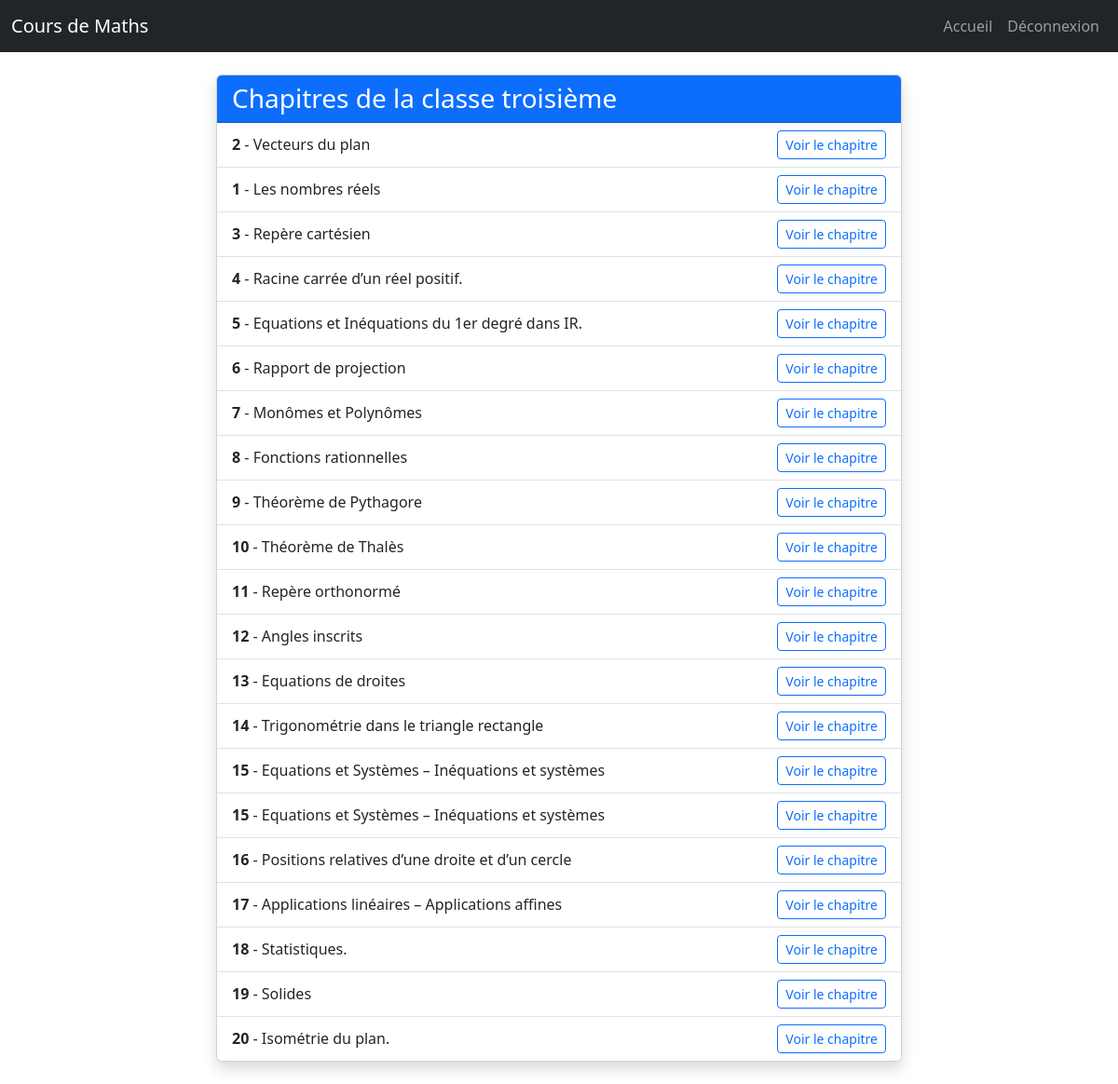
/eleves/classe/5/ (signed in), run on the app's committed database.
### cours_maths/models.py (models this page shows, shortened)
class Classe(models.Model):
    nom = models.CharField(max_length=100)

class Chapitre(models.Model):
    titre = models.CharField(max_length=200)
    numero = models.IntegerField()
    classe = models.ForeignKey(Classe, on_delete=models.CASCADE, related_name="chapitres")

### cours_maths/views.py (the view)
# urls.py: path('eleves/classe/<int:classe_id>/', views.liste_chapitres, name='liste_chapitres'),
def liste_chapitres(request, classe_id):
    classe = get_object_or_404(Classe, id=classe_id)
    chapitres = classe.chapitres.all()
    return render(request, 'cours_maths/chapitre.html', {'classe': classe, 'chapitres': chapitres})

### cours_maths/templates/cours_maths/chapitre.html (shortened to what this page needs)
    {% extends "cours_maths/base.html" %}
{% block content %}
<div class="row justify-content-center">
  <div class="col-md-8">
    <div class="card shadow mb-4">
      <div class="card-header bg-primary text-white">
        <h3 class="mb-0">Chapitres de la classe {{ classe.nom }}</h3>
      </div>
      <ul class="list-group list-group-flush">
        {% for chapitre in chapitres %}
          <li class="list-group-item d-flex justify-content-between align-items-center">
            <span>
              <strong>{{ chapitre.numero }}</strong> - {{ chapitre.titre }}
            </span>
            <a href="{% url 'chapitre_detail' chapitre.id %}" class="btn btn-outline-primary btn-sm">Voir le chapitre</a>
          </li>
        {% empty %}
          <li class="list-group-item text-center text-muted">Aucun chapitre disponible.</li>
        {% endfor %}
      </ul>
    </div>
  </div>
</div>
{% endblock %}

### data on the page
Classe: nom "troisième"
Chapitre: numero "2", titre "Vecteurs du plan"
Chapitre: numero "1", titre "Les nombres réels"
Chapitre: numero "3", titre "Repère cartésien"
Chapitre: numero "4", titre "Racine carrée d’un réel positif."
Chapitre: numero "5", titre "Equations et Inéquations du 1er degré dans IR."
Chapitre: numero "6", titre "Rapport de projection"
Chapitre: numero "7", titre "Monômes et Polynômes"
Chapitre: numero "8", titre "Fonctions rationnelles"
Chapitre: numero "9", titre "Théorème de Pythagore"
Chapitre: numero "10", titre "Théorème de Thalès"
Chapitre: numero "11", titre "Repère orthonormé"
Chapitre: numero "12", titre "Angles inscrits"
Chapitre: numero "13", titre "Equations de droites"
Chapitre: numero "14", titre "Trigonométrie dans le triangle rectangle"
Chapitre: numero "15", titre "Equations et Systèmes – Inéquations et systèmes"
Chapitre: numero "15", titre "Equations et Systèmes – Inéquations et systèmes"
Chapitre: numero "16", titre "Positions relatives d’une droite et d’un cercle"
Chapitre: numero "17", titre "Applications linéaires – Applications affines"
Chapitre: numero "18", titre "Statistiques."
Chapitre: numero "19", titre "Solides"
Chapitre: numero "20", titre "Isométrie du plan."
